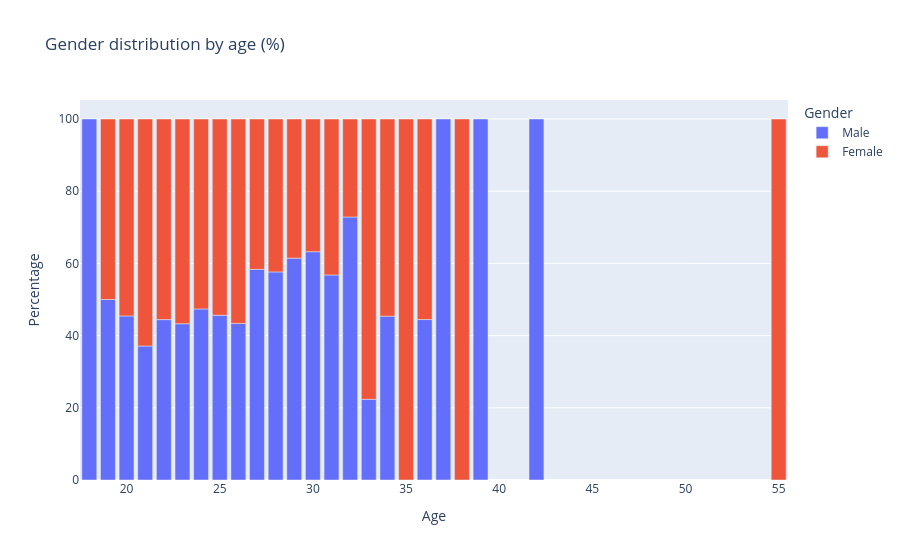

Notebook cell for this chart:
### Markdown cell above
![Chart as image](../speed_dating__tinder/charts_as_png/3a_gender_distribution_by_waves.png)

### Code cell
age_gender_counts = df.groupby(['age', 'gender'], observed=True).size().reset_index(name='count')
age_gender_counts['percent'] = age_gender_counts.groupby('age')['count'].transform(lambda x: 100 * x / x.sum())

fig = px.bar(
    age_gender_counts,
    x='age',
    y='percent',
    color='gender',
    title='Gender distribution by age (%)',
    labels={'percent': 'Percentage', 'age': 'Age', 'gender': 'Gender'}
)

fig.show()

### Figure 1 — Plotly figure (JSON) as saved in the notebook; plotly's stock layout.template omitted (floating-point values rounded to 4 significant figures)
{"data": [{"alignmentgroup": "True", "hovertemplate": "Gender=Male<br>Age=%{x}<br>Percentage=%{y}<extra></extra>", "legendgroup": "Male", "marker": {"color": "#636efa", "pattern": {"shape": ""}}, "name": "Male", "offsetgroup": "Male", "orientation": "v", "showlegend": true, "textposition": "auto", "type": "bar", "x": [18, 19, 20, 21, 22, 23, 24, 25, 26, 27, 28, 29, 30, 31, 32, 33, 34, 36, 37, 39, 42], "xaxis": "x", "y": [100, 50, 45.45, 37.11, 44.43, 43.29, 47.39, 45.64, 43.38, 58.36, 57.64, 61.46, 63.24, 56.8, 72.86, 22.36, 45.39, 44.44, 100, 100, 100], "yaxis": "y"}, {"alignmentgroup": "True", "hovertemplate": "Gender=Female<br>Age=%{x}<br>Percentage=%{y}<extra></extra>", "legendgroup": "Female", "marker": {"color": "#EF553B", "pattern": {"shape": ""}}, "name": "Female", "offsetgroup": "Female", "orientation": "v", "showlegend": true, "textposition": "auto", "type": "bar", "x": [19, 20, 21, 22, 23, 24, 25, 26, 27, 28, 29, 30, 31, 32, 33, 34, 35, 36, 38, 55], "xaxis": "x", "y": [50, 54.55, 62.89, 55.57, 56.71, 52.61, 54.36, 56.62, 41.64, 42.36, 38.54, 36.76, 43.2, 27.14, 77.64, 54.61, 100, 55.56, 100, 100], "yaxis": "y"}], "layout": {"barmode": "relative", "legend": {"title": {"text": "Gender"}, "tracegroupgap": 0}, "title": {"text": "Gender distribution by age (%)"}, "xaxis": {"anchor": "y", "domain": [0, 1], "title": {"text": "Age"}}, "yaxis": {"anchor": "x", "domain": [0, 1], "title": {"text": "Percentage"}}}}
